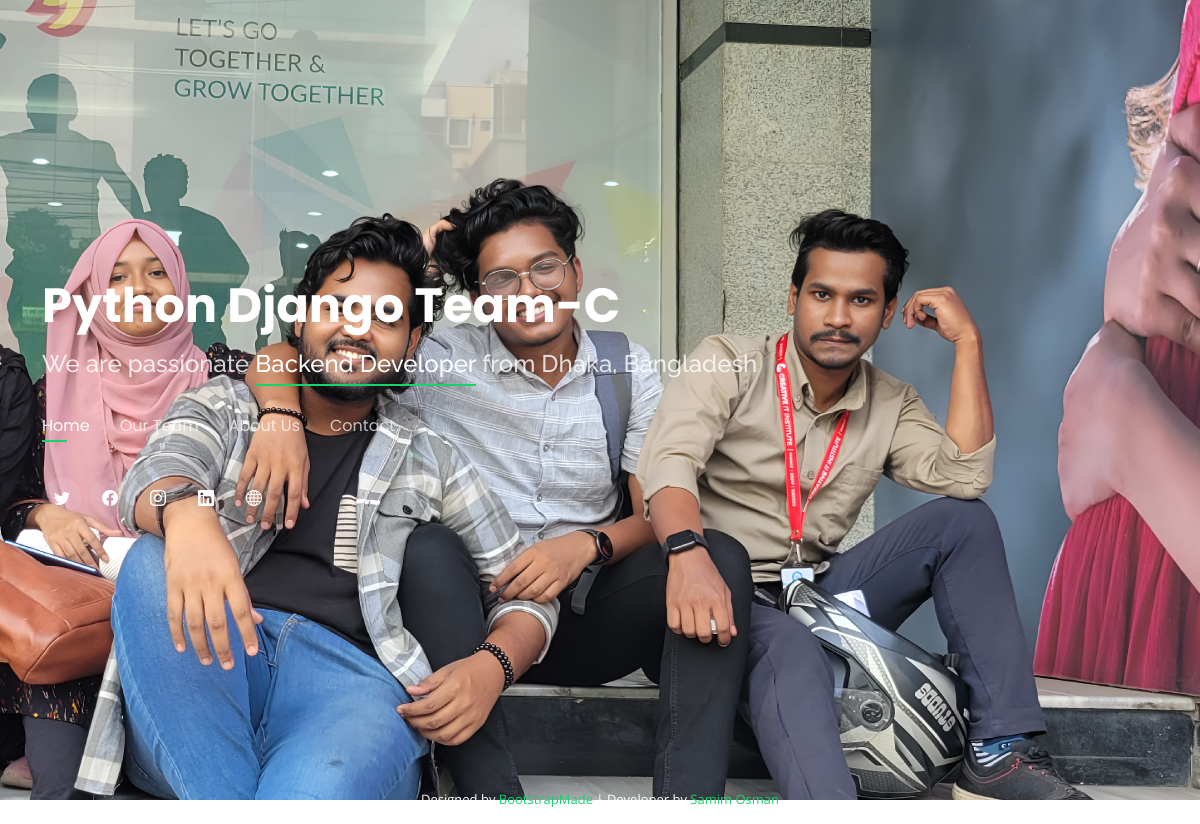
The page / on the database its author committed.
### home/models.py (models this page shows)
class Team_Blog_Slide(models.Model):
    team_setting_config = models.OneToOneField(Team_Setting_Config, on_delete=models.CASCADE)
    slide_image = models.ImageField(upload_to='team/', blank=True, null=True, default='default/slider_bg.jpg')
    slide_title = models.CharField(max_length=800, blank=True, null=True)
    title_first = models.CharField(max_length=100, blank=True, null=True)
    title_second = models.CharField(max_length=100, blank=True, null=True)

### home/views.py (the view)
# urls.py: 2. Add a URL to urlpatterns:  path('', views.home, name='home')
def home(request):
    team_members = Team_Member.objects.all()
    team_setting = Team_Setting_Config.objects.all()
    team_setting_config = team_setting[0]
    team_blog_slide = Team_Blog_Slide.objects.get(team_setting_config=team_setting_config)
    team_about_us = Team_About_Us.objects.get(team_setting_config=team_setting_config)
    team_testimonials = Team_testimonials.objects.all()
    team_social_profiles = Team_Social_Profiles.objects.get(team_setting_config=team_setting_config)
    context = {
        'team_members': team_members, 'team_setting_config': team_setting_config,
        'team_blog_slide': team_blog_slide, 'team_about_us': team_about_us,
        'team_testimonials': team_testimonials, 'team_social_profiles': team_social_profiles
    }
    return render(request, 'home/home.html', context)

### dashboard/context_processor.py (called while the page is built)
def website_setting(request):
    website_settings = Team_Setting_Config.objects.get(setting_no=1)
    return {'website_settings': website_settings}

### templates/home/home.html (shortened to what this page needs)
{% extends 'base.html' %}
{% block body_content %}
{% include './header.html' %}
{% endblock body_content %}

### templates/home/header.html (shortened to what this page needs)
{% load static %}
<header id="header">
  <div class="container">
    <h1><a href="{% url 'home' %}">{{team_blog_slide.slide_title}}</a></h1>
    <h2>We are passionate <span>{{team_blog_slide.title_second}}</span> from Dhaka, Bangladesh</h2>
    <nav id="navbar" class="navbar">
      <ul>
        <li><a class="nav-link active" href="#header">Home</a></li>
        <li><a class="nav-link" href="#our_team">Our Team</a></li>
        <li><a class="nav-link" href="#about">About Us</a></li>
        <li><a class="nav-link" href="#contact">Contact</a></li>
      </ul>
    </nav>
    <div class="social-links">
      <a {% if team_social_profiles.twitter %} href="{{team_social_profiles.twitter}}" target="_blank" {% endif %}
        class="twitter">
        <i class="bi bi-twitter"></i>
      </a>
      <a {% if team_social_profiles.facebook %} href="{{team_social_profiles.facebook}}" target="_blank" {% endif %}
        class="facebook">
        <i class="bi bi-facebook"></i>
      </a>
      <a {% if team_social_profiles.instagram %} href="{{team_social_profiles.instagram}}" target="_blank" {% endif %}
        class="instagram">
        <i class="bi bi-instagram"></i>
      </a>
      <a {% if team_social_profiles.linkedin %} href="{{team_social_profiles.linkedin}}" target="_blank" {% endif %}
        target="_blank" class="linkedin">
        <i class="bi bi-linkedin"></i>
      </a>
      <a {% if team_social_profiles.website %} href="{{team_social_profiles.website}}" {% endif %} class="globe">
        <i class="bi bi-globe"></i>
      </a>
    </div>
  </div>
</header>

### static/home/css/style.css (style rules this page uses)
body { font-family: "Open Sans", sans-serif; background-color: #040404; color: #fff; position: relative; background: transparent; }
body::before { content: ""; position: fixed; background-size: cover; left: 0; right: 0; top: 0; height: 100vh; z-index: -1; }
@media (min-width: 1024px) { body::before { background-attachment: fixed; } }
a { color: #18d26e; text-decoration: none; }
h1, h2, h3, h4, h5, h6 { font-family: "Raleway", sans-serif; }
#header { transition: ease-in-out 0.3s; position: relative; height: 100vh; display: flex; align-items: center; z-index: 997; overflow-y: auto; }
#header * { transition: ease-in-out 0.3s; }
#header h1 { font-size: 48px; margin: 0; padding: 0; line-height: 1; font-weight: 700; font-family: "Poppins", sans-serif; }
#header h1 a, #header h1 a:hover { color: #fff; line-height: 1; display: inline-block; }
#header h2 { font-size: 24px; margin-top: 20px; color: rgba(255, 255, 255, 0.8); }
#header h2 span { color: #fff; border-bottom: 2px solid #18d26e; padding-bottom: 6px; }
#header .social-links { margin-top: 40px; display: flex; }
#header .social-links a { font-size: 16px; display: flex; justify-content: center; align-items: center; background: rgba(255, 255, 255, 0.1); color: #fff; line-height: 1; margin-right: 8px; border-radius: 50%; width: 40px; height: 40px; }
.navbar { padding: 0; margin-top: 35px; }
.navbar ul { margin: 0; padding: 0; display: flex; list-style: none; align-items: center; }
.navbar li { position: relative; }
.navbar li+li { margin-left: 30px; }
.navbar a, .navbar a:focus { display: flex; align-items: center; justify-content: space-between; padding: 0; font-family: "Poppins", sans-serif; font-size: 16px; font-weight: 400; color: rgba(255, 255, 255, 0.7); white-space: nowrap; transition: 0.3s; }
.navbar a:before { content: ""; position: absolute; width: 0; height: 2px; bottom: -4px; left: 0; background-color: #18d26e; visibility: hidden; width: 0px; transition: all 0.3s ease-in-out 0s; }
.navbar a:hover:before, .navbar li:hover>a:before, .navbar .active:before { visibility: visible; width: 25px; }
.navbar a:hover, .navbar .active, .navbar .active:focus, .navbar li:hover>a { color: #fff; }

### rows shown on the page
Team_Blog_Slide: slide_title "Python Django Team-C", title_second "Backend Developer"
